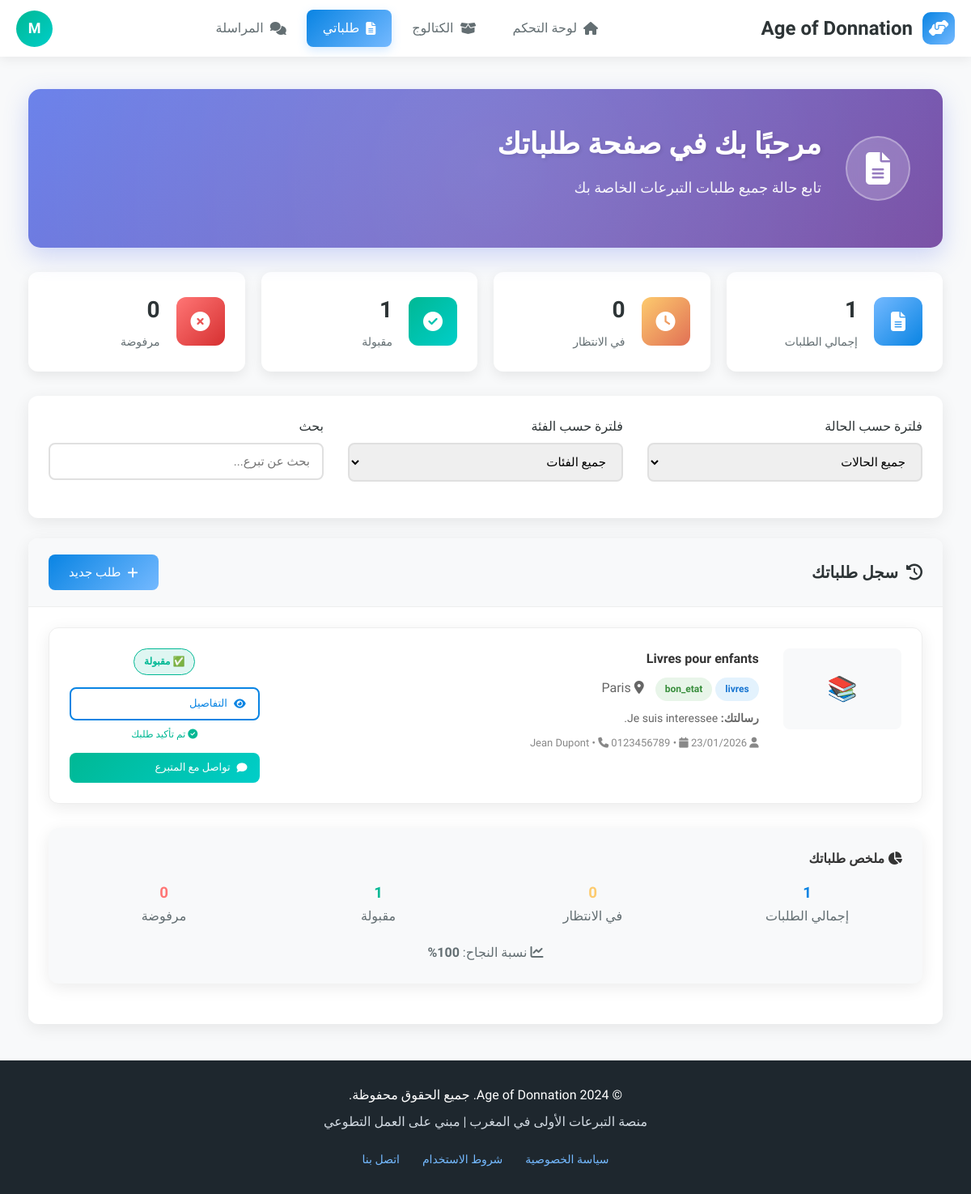
The page /beneficiaire/mes-demandes.php (signed in) on the database its author committed.
### tables this page shows
CREATE TABLE `users` (
  `id` INT(11) NOT NULL AUTO_INCREMENT,
  `nom` VARCHAR(100) NOT NULL,
  `email` VARCHAR(255) NOT NULL,
  `password` VARCHAR(255) NOT NULL,
  `type` ENUM('donateur','beneficiaire','livreur','admin') NOT NULL,
  `telephone` VARCHAR(20) DEFAULT NULL,
  `adresse` TEXT DEFAULT NULL,
  `ville` VARCHAR(100) DEFAULT NULL,
  `status` ENUM('active','inactive','pending') DEFAULT 'active',
  `reset_token` VARCHAR(100) DEFAULT NULL,
  `reset_expires` DATETIME DEFAULT NULL,
  `created_at` TIMESTAMP NOT NULL DEFAULT CURRENT_TIMESTAMP,
  `updated_at` TIMESTAMP NOT NULL DEFAULT CURRENT_TIMESTAMP ON UPDATE CURRENT_TIMESTAMP,
  PRIMARY KEY (`id`),
  UNIQUE KEY `email` (`email`)
);

CREATE TABLE `demandes` (
  `id` INT(11) NOT NULL AUTO_INCREMENT,
  `beneficiaire_id` INT(11) NOT NULL,
  `don_id` INT(11) NOT NULL,
  `message_demande` TEXT DEFAULT NULL,
  `statut` ENUM('en_attente','acceptee','refusee','annulee') DEFAULT 'en_attente',
  `created_at` TIMESTAMP NOT NULL DEFAULT CURRENT_TIMESTAMP,
  PRIMARY KEY (`id`),
  KEY `beneficiaire_id` (`beneficiaire_id`),
  KEY `don_id` (`don_id`),
  CONSTRAINT `demandes_ibfk_1`
    FOREIGN KEY (`beneficiaire_id`) REFERENCES `users` (`id`)
    ON DELETE CASCADE,
  CONSTRAINT `demandes_ibfk_2`
    FOREIGN KEY (`don_id`) REFERENCES `dons` (`id`)
    ON DELETE CASCADE
);

CREATE TABLE `dons` (
  `id` INT(11) NOT NULL AUTO_INCREMENT,
  `donateur_id` INT(11) NOT NULL,
  `titre` VARCHAR(255) NOT NULL,
  `description` TEXT NOT NULL,
  `photo_principale` VARCHAR(255) DEFAULT NULL,
  `categorie` ENUM('vetements','nourriture','meubles','livres','electromenager','divers') NOT NULL,
  `etat` ENUM('neuf','bon_etat','usage') NOT NULL,
  `adresse_retrait` TEXT DEFAULT NULL,
  `ville` VARCHAR(100) DEFAULT NULL,
  `livraison_option` ENUM('none','fifty','full') DEFAULT 'none',
  `statut` ENUM('disponible','reserve','donne','expire') DEFAULT 'disponible',
  `is_deleted` TINYINT(1) DEFAULT 0,
  `deleted_at` TIMESTAMP NULL DEFAULT NULL,
  `created_at` TIMESTAMP NOT NULL DEFAULT CURRENT_TIMESTAMP,
  `updated_at` TIMESTAMP NOT NULL DEFAULT CURRENT_TIMESTAMP ON UPDATE CURRENT_TIMESTAMP,
  PRIMARY KEY (`id`),
  KEY `donateur_id` (`donateur_id`),
  CONSTRAINT `dons_ibfk_1`
    FOREIGN KEY (`donateur_id`) REFERENCES `users` (`id`)
    ON DELETE CASCADE
);

### beneficiaire/mes-demandes.php (the view, shortened to what the rows shown need)
<?php
$database = new Database();
$db = $database->getConnection();
$user_id = $_SESSION['user_id'];
$query_user = "SELECT * FROM users WHERE id = :user_id";
$stmt_user = $db->prepare($query_user);
$stmt_user->bindParam(":user_id", $user_id);
$stmt_user->execute();
$current_user = $stmt_user->fetch(PDO::FETCH_ASSOC);
$query = "
    SELECT d.*,
           don.titre as don_titre,
           don.description as don_description,
           don.photo_principale,
           don.categorie,
           don.etat,
           don.adresse_retrait,
           don.ville,
           don.donateur_id,
           u.nom as donateur_nom,
           u.email as donateur_email,
           u.telephone as donateur_telephone
    FROM demandes d
    INNER JOIN dons don ON d.don_id = don.id
    INNER JOIN users u ON don.donateur_id = u.id
    WHERE d.beneficiaire_id = :user_id
    AND d.statut != 'annulee'
    ORDER BY
        CASE
            WHEN d.statut = 'en_attente' THEN 1
            WHEN d.statut = 'acceptee' THEN 2
            WHEN d.statut = 'refusee' THEN 3
            ELSE 4
        END,
        d.created_at DESC
";
$stmt = $db->prepare($query);
$stmt->bindParam(":user_id", $user_id);
$stmt->execute();
$demandes = $stmt->fetchAll(PDO::FETCH_ASSOC);
?>
<!DOCTYPE html>
<html lang="fr" dir="rtl">
<head>
    <link rel="stylesheet" href="https://cdnjs.cloudflare.com/ajax/libs/font-awesome/6.4.0/css/all.min.css">
</head>
<body>
    <nav class="navbar">
        <div class="user-menu">
            <div class="user-avatar" onclick="toggleDropdown()" title="الملف الشخصي">
                <?php echo strtoupper(substr($current_user['nom'], 0, 1)); ?>
            </div>
        </div>
    </nav>
    <div class="main-content">
        <div class="container">
            <div class="welcome-section">
                <div class="welcome-content">
                    <div class="welcome-text">
                        <h1>مرحبًا بك في صفحة طلباتك</h1>
                    </div>
                </div>
            </div>
            <div class="card">
                <div class="card-body">
                    <?php if(empty($demandes)): ?>
                        <div style="text-align: center; padding: 50px;">
                            <div style="font-size: 60px; color: #ddd; margin-bottom: 20px;">
                                <i class="fas fa-file-alt"></i>
                            </div>
                            <h3 style="color: #666; margin-bottom: 15px;">لا توجد طلبات</h3>
                            <p style="color: #888; margin-bottom: 25px;">لم تقم بتقديم أي طلبات تبرع بعد</p>
                            <a href="catalogue.php" class="btn btn-primary">
                                <i class="fas fa-search"></i> تصفح التبرعات
                            </a>
                        </div>
                    <?php else: ?>
                        <div id="demandesContainer">
                            <?php foreach($demandes as $demande): ?>
                            <div class="card demande-item"
                                 data-statut="<?php echo $demande['statut']; ?>"
                                 data-categorie="<?php echo $demande['categorie']; ?>"
                                 data-titre="<?php echo htmlspecialchars(strtolower($demande['don_titre'])); ?>">
                                <div class="card-body">
                                    <div class="row">
                                        <div class="col-2">
                                            <?php
                                            $image_path = !empty($demande['photo_principale']) ? '../' . $demande['photo_principale'] : '';
                                            if(!empty($image_path) && file_exists($image_path)): ?>
                                                <img src="<?php echo $image_path; ?>"
                                                     alt="<?php echo htmlspecialchars($demande['don_titre']); ?>"
                                                     style="width: 100%; height: 100px; object-fit: cover; border-radius: 8px;">
                                            <?php else: ?>
                                                <div style="width: 100%; height: 100px; background: #f8f9fa; border-radius: 8px; display: flex; align-items: center; justify-content: center; font-size: 30px; color: #aaa;">
                                                    <?php
                                                    $defaultImages = [
                                                        'vetements' => '👕',
                                                        'nourriture' => '🍎',
                                                        'meubles' => '🛋️',
                                                        'livres' => '📚',
                                                        'electromenager' => '🔌',
                                                        'divers' => '📦'
                                                    ];
                                                    echo $defaultImages[$demande['categorie']] ?? '📦';
                                                    ?>
                                                </div>
                                            <?php endif; ?>
                                        </div>
                                        <div class="col-7">
                                            <h4 style="margin-bottom: 10px;"><?php echo htmlspecialchars($demande['don_titre']); ?></h4>
                                            <div style="margin-bottom: 10px;">
                                                <span class="badge badge-primary"><?php echo $demande['categorie']; ?></span>
                                                <span class="badge badge-success"><?php echo $demande['etat']; ?></span>
                                                <span style="color: #666; margin-right: 10px;">
                                                    <i class="fas fa-map-marker-alt"></i> <?php echo htmlspecialchars($demande['ville']); ?>
                                                </span>
                                            </div>
                                            <?php if($demande['message_demande']): ?>
                                            <p style="color: #666; font-size: 14px; margin-bottom: 10px;">
                                                <strong>رسالتك:</strong>
                                                <?php echo strlen($demande['message_demande']) > 100 ? substr(htmlspecialchars($demande['message_demande']), 0, 100) . '...' : htmlspecialchars($demande['message_demande']); ?>
                                            </p>
                                            <?php endif; ?>
                                            <div style="font-size: 13px; color: #888;">
                                                <i class="fas fa-user"></i> <?php echo htmlspecialchars($demande['donateur_nom']); ?>
                                                <?php if($demande['donateur_telephone']): ?>
                                                    • <i class="fas fa-phone"></i> <?php echo htmlspecialchars($demande['donateur_telephone']); ?>
                                                <?php endif; ?>
                                                • <i class="fas fa-calendar"></i> <?php echo date('d/m/Y', strtotime($demande['created_at'])); ?>
                                            </div>
                                        </div>
                                        <div class="col-3">
                                            <div style="text-align: center; margin-bottom: 15px;">
                                                <?php
                                                $statusColors = [
                                                    'en_attente' => ['color' => '#fdcb6e', 'icon' => '⏳'],
                                                    'acceptee' => ['color' => '#00b894', 'icon' => '✅'],
                                                    'refusee' => ['color' => '#ff7675', 'icon' => '❌']
                                                ];
                                                $status = $statusColors[$demande['statut']] ?? ['color' => '#aaa', 'icon' => '📝'];
                                                $statusLabels = [
                                                    'en_attente' => 'في الانتظار',
                                                    'acceptee' => 'مقبولة',
                                                    'refusee' => 'مرفوضة'
                                                ];
                                                $statusText = $statusLabels[$demande['statut']] ?? $demande['statut'];
                                                ?>
                                                <span class="badge" style="background: <?php echo $status['color']; ?>20; color: <?php echo $status['color']; ?>; border: 1px solid <?php echo $status['color']; ?>; padding: 6px 12px;">
                                                    <?php echo $status['icon']; ?> <?php echo $statusText; ?>
                                                </span>
                                            </div>
                                            <div style="display: flex; flex-direction: column; gap: 8px;">
                                                <a href="details-demande.php?id=<?php echo $demande['id']; ?>" class="btn btn-sm btn-outline">
                                                    <i class="fas fa-eye"></i> التفاصيل
                                                </a>
                                                <?php if($demande['statut'] == 'en_attente'): ?>
                                                    <a href="?action=annuler&id=<?php echo $demande['id']; ?>"
                                                       class="btn btn-sm btn-danger"
                                                       onclick="return confirm('هل أنت متأكد من إلغاء هذا الطلب؟ سيتم حذفه نهائيًا.')">
                                                        <i class="fas fa-times"></i> إلغاء
                                                    </a>
                                                <?php elseif($demande['statut'] == 'acceptee'): ?>
                                                    <div style="text-align: center; font-size: 12px; color: #00b894; margin-bottom: 5px;">
                                                        <i class="fas fa-check-circle"></i> تم تأكيد طلبك
                                                    </div>
                                                    <?php if(isset($demande['donateur_id'])): ?>
                                                    <a href="messagerie.php?user_id=<?php echo $demande['donateur_id']; ?>" class="btn btn-sm btn-success">
                                                        <i class="fas fa-comment"></i> تواصل مع المتبرع
                                                    </a>
                                                    <?php endif; ?>
                                                <?php endif; ?>
                                            </div>
                                        </div>
                                    </div>
                                </div>
                            </div>
                            <?php endforeach; ?>
                        </div>
                    <?php endif; ?>
                </div>
            </div>
        </div>
    </div>
</body>
</html>
<?php
include '../includes/footer.php'; ?>

### rows shown on the page
users: nom "M"
demandes: don.categorie "📚", don.titre "Livres pour enfants", don.categorie "livres", don.etat "bon_etat", don.ville "Paris", message_demande "Je suis interessee.", users.nom "Jean Dupont", users.telephone "0123456789", created_at "23/01/2026", statut "✅", statut "مقبولة"

### other values the page prints
$stats['total'] "1"
$stats['en_attente'] "0"
$stats['acceptees'] "1"
$stats['refusees'] "0"
$tauxSuccess "100"
